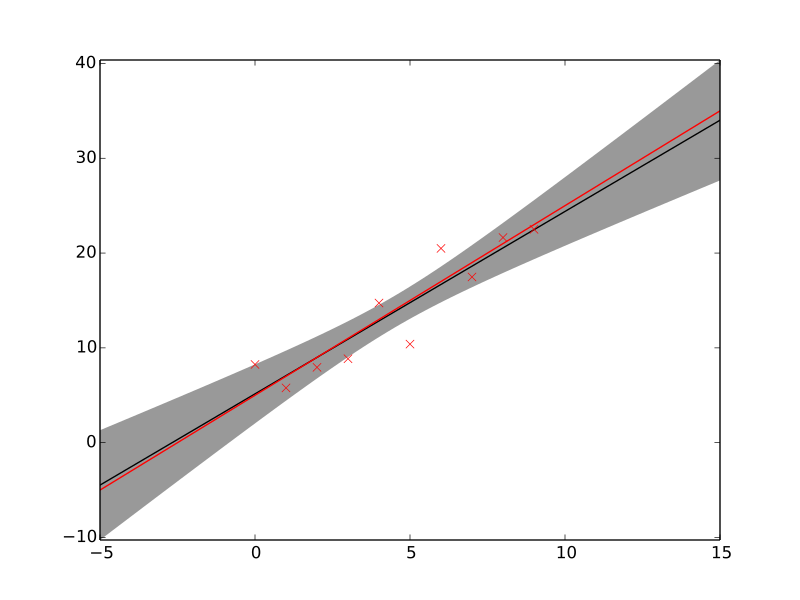

Write Python code to recreate this figure.
import numpy
numpy.random.seed(1)
k = 2 # slope
c = 5 # bias
s = 2 # noise standard deviation
import numpy as np
x = np.arange(10)
y = k*x + c + s*np.random.randn(10)
X = np.vstack([x, np.ones(len(x))]).T
from bayespy.nodes import GaussianARD
B = GaussianARD(0, 1e-6, shape=(2,))
from bayespy.nodes import SumMultiply
F = SumMultiply('i,i', B, X)
from bayespy.nodes import Gamma
tau = Gamma(1e-3, 1e-3)
Y = GaussianARD(F, tau)
Y.observe(y)
from bayespy.inference import VB
Q = VB(Y, B, tau)
Q.update(repeat=1000)
xh = np.linspace(-5, 15, 100)
Xh = np.vstack([xh, np.ones(len(xh))]).T
Fh = SumMultiply('i,i', B, Xh)
import bayespy.plot as bpplt
bpplt.plot(Fh, x=xh, scale=2)
bpplt.plot(y, x=x, color='r', marker='x', linestyle='None')
bpplt.plot(k*xh+c, x=xh, color='r');
bpplt.pyplot.show()
